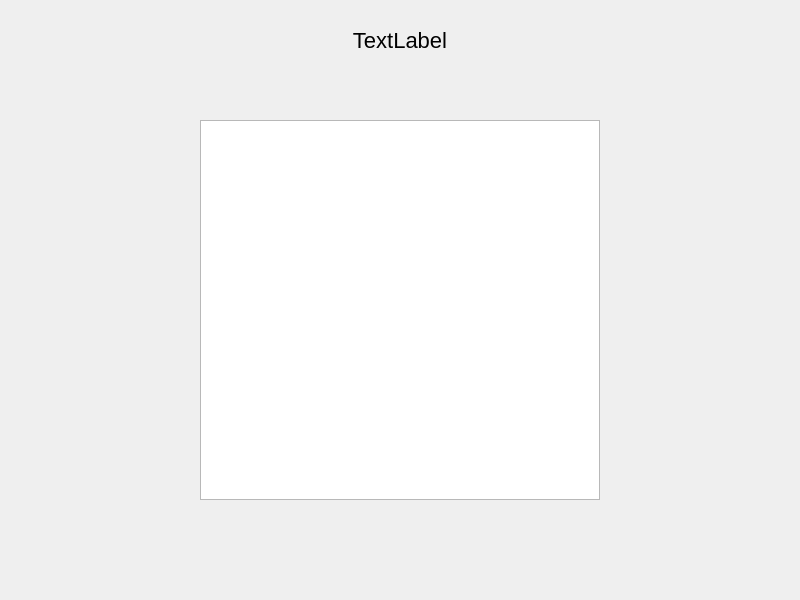
<?xml version="1.0" encoding="UTF-8"?>
<ui version="4.0">
 <class>MainWindow</class>
 <widget class="QMainWindow" name="MainWindow">
  <property name="geometry">
   <rect>
    <x>0</x>
    <y>0</y>
    <width>800</width>
    <height>600</height>
   </rect>
  </property>
  <property name="sizePolicy">
   <sizepolicy hsizetype="Preferred" vsizetype="Preferred">
    <horstretch>0</horstretch>
    <verstretch>0</verstretch>
   </sizepolicy>
  </property>
  <property name="minimumSize">
   <size>
    <width>800</width>
    <height>600</height>
   </size>
  </property>
  <property name="maximumSize">
   <size>
    <width>800</width>
    <height>600</height>
   </size>
  </property>
  <property name="cursor">
   <cursorShape>ArrowCursor</cursorShape>
  </property>
  <property name="windowTitle">
   <string>MainWindow</string>
  </property>
  <property name="styleSheet">
   <string notr="true">/*
 *
 *  Simple Stylesheet inspired on Bootstrap for Qt Designer / Qt Creator 
 *  File: bootstylesheet.css
 *  Author: JuanLoaiza007
 *  Version: 1.1.1
 *
 */

/*  # Español
 *  Instrucciones para aplicar en Qt Designer / Qt Creator
 *  1. Busque la vista de Inspector de objetos &gt;&gt; Objeto &gt;&gt; &quot;MainWindow&quot;.
 *  2. Dale clic derecho a &quot;MainWindow&quot; y seleccione &quot;Cambiar HojaDeEstilos&quot; o algo similar.
 *  3. Pegue el contenido de este archivo ahí.
 *  4. De clic en Aplicar y Aceptar.
 *  5. Para aplicar los estilos seleccione un objeto, en el Editor de Propiedades agregue un Filtro tipo cadena de texto y nombrelo &quot;class&quot;.
 *  6. En el Editor de Propiedades habrá una seccion nueva llamada &quot;Propiedades dinámicas&quot; y una propiedad llamada &quot;class&quot;, en la casilla de la derecha aplique todos los estilos que desee, eg. &quot;btn btn-outline-primary br-4&quot;. 
 */

/*  # English
 *  Instructions to apply in Qt Designer / Qt Creator
 *  1. Keep an eye on the Object Inspector &gt;&gt; Object &gt;&gt; &quot;MainWindow&quot;.
 *  2. Right click on &quot;MainWindow&quot; and select &quot;Change StyleSheet&quot; or something similar.
 *  3. Paste the content of this file there.
 *  4. Click Apply and Accept.
 *  5. To apply the styles, select an object, in the Properties Editor add a Text String Filter and name it &quot;class&quot;.
 *  6. In the Property Editor there will be a new section called &quot;Dynamic Properties&quot; and a property called &quot;class&quot;, in the box on the right apply all the styles you want, eg. &quot;btn btn-outline-primary br-4&quot;. 
 */

QMainWindow {
  font-family: &quot;sans-serif&quot;;
}

/* Border Settings */
/* Border Side Weight */
.nb {
  border: 0px solid;
}
.b-st-1 {
  border-top: 1px solid;
}
.b-sb-1 {
  border-bottom: 1px solid;
}
.b-sl-1 {
  border-left: 1px solid;
}
.b-sr-1 {
  border-right: 1px solid;
}
.b-st-2 {
  border-top: 2px solid;
}
.b-sb-2 {
  border-bottom: 2px solid;
}
.b-sl-2 {
  border-left: 2px solid;
}
.b-sr-2 {
  border-right: 2px solid;
}
.b-st-3 {
  border-top: 3px solid;
}
.b-sb-3 {
  border-bottom: 3px solid;
}
.b-sl-3 {
  border-left: 3px solid;
}
.b-sr-3 {
  border-right: 3px solid;
}
.b-st-4 {
  border-top: 4px solid;
}
.b-sb-4 {
  border-bottom: 4px solid;
}
.b-sl-4 {
  border-left: 4px solid;
}
.b-sr-4 {
  border-right: 4px solid;
}

/* Radius */
.br-1 {
  border-radius: 10px;
}

.br-2 {
  border-radius: 15px;
}

.br-3 {
  border-radius: 20px;
}

.br-4 {
  border-radius: 25px;
}

/* Background colors */
.background-white {
  background-color: white;
}
.background-light {
  background-color: #f8f9fa;
}
.background-black {
  background-color: black;
}
.background-primary {
  background-color: #0d6efd;
}
.background-success {
  background-color: #198754;
}
.background-warning {
  background-color: #ffc720;
}
.background-danger {
  background-color: #dc3545;
}

/* Colors */
.color-white {
  color: white;
}
.color-light {
  color: #f8f9fa;
}
.color-black {
  color: black;
}
.color-primary {
  color: #0d6efd;
}
.color-success {
  color: #198754;
}
.color-warning {
  color: #ffc720;
}
.color-danger {
  color: #dc3545;
}

/* Buttons */
QPushButton {
  font-weight: 500;
  color: white;
  background-color: gray;
  padding: 6px 12px;
  font-size: 18px;
  border-radius: 10px;
  border: 1px solid;
}

.btn {
  font-weight: 500;
  color: white;
  background-color: gray;
  padding: 6px 12px;
  font-size: 18px;
  border-radius: 10px;
  border: 1px solid;
}

.btn-primary {
  color: #fff;
  background-color: #0d6efd;
  border-color: #0d6efd;
}
.btn-primary:hover {
  color: #fff;
  background-color: #0b5ed7;
  border-color: #0a58ca;
}

.btn-secondary {
  color: #fff;
  background-color: #6c757d;
  border-color: #6c757d;
}
.btn-secondary:hover {
  color: #fff;
  background-color: #5c636a;
  border-color: #565e64;
}

.btn-success {
  color: #fff;
  background-color: #198754;
  border-color: #198754;
}
.btn-success:hover {
  color: #fff;
  background-color: #157347;
  border-color: #146c43;
}

.btn-warning {
  color: #000;
  background-color: #ffc107;
  border-color: #ffc107;
}
.btn-warning:hover {
  color: #000;
  background-color: #ffca2c;
  border-color: #ffc720;
}

.btn-danger {
  color: #fff;
  background-color: #dc3545;
  border-color: #dc3545;
}
.btn-danger:hover {
  color: #fff;
  background-color: #bb2d3b;
  border-color: #b02a37;
}

.btn-light {
  color: #000;
  background-color: #f8f9fa;
  border-color: #f8f9fa;
}
.btn-light:hover {
  color: #000;
  background-color: #f9fafb;
  border-color: #f9fafb;
}

.btn-dark {
  color: #fff;
  background-color: #212529;
  border-color: #212529;
}
.btn-dark:hover {
  color: #fff;
  background-color: #1c1f23;
  border-color: #1a1e21;
}

.btn-outline-primary {
  background-color: white;
  color: #0d6efd;
  border-color: #0d6efd;
}
.btn-outline-primary:hover {
  color: #fff;
  background-color: #0d6efd;
  border-color: #0d6efd;
}

.btn-outline-secondary {
  background-color: white;
  color: #6c757d;
  border-color: #6c757d;
}
.btn-outline-secondary:hover {
  color: #fff;
  background-color: #6c757d;
  border-color: #6c757d;
}

.btn-outline-success {
  background-color: white;
  color: #198754;
  border-color: #198754;
}
.btn-outline-success:hover {
  color: #fff;
  background-color: #198754;
  border-color: #198754;
}

.btn-outline-info {
  background-color: white;
  color: #0dcaf0;
  border-color: #0dcaf0;
}
.btn-outline-info:hover {
  color: #000;
  background-color: #0dcaf0;
}

.btn-outline-warning {
  background-color: white;
  color: #ffc107;
  border-color: #ffc107;
}
.btn-outline-warning:hover {
  color: #000;
  background-color: #ffc107;
  border-color: #ffc107;
}

.btn-outline-danger {
  background-color: white;
  color: #dc3545;
  border-color: #dc3545;
}
.btn-outline-danger:hover {
  color: #fff;
  background-color: #dc3545;
  border-color: #dc3545;
}

.btn-outline-light {
  background-color: #41464b;
  color: #f8f9fa;
  border-color: #f8f9fa;
}
.btn-outline-light:hover {
  color: #000;
  background-color: #f8f9fa;
  border-color: #f8f9fa;
}

.btn-outline-dark {
  background-color: white;
  color: #212529;
  border-color: #212529;
}
.btn-outline-dark:hover {
  color: #fff;
  background-color: #212529;
  border-color: #212529;
}

.btn-link {
  background-color: white;
  font-weight: 400;
  color: #0d6efd;
  text-decoration: underline;
}
.btn-link:hover {
  color: #0a58ca;
}

/* Title sizes */
QLabel {
  font-size: 22px;
}

.h1 {
  font-size: 42px;
}

.h2 {
  font-size: 36px;
}

.h3 {
  font-size: 32px;
}

.h4 {
  font-size: 28px;
}

.h5 {
  font-size: 22px;
}

.h6 {
  font-size: 18px;
}

/* Alerts */
.alert {
  border: 1px solid;
}

.alert-primary {
  color: #084298;
  background-color: #cfe2ff;
  border-color: #b6d4fe;
}
.alert-secondary {
  color: #41464b;
  background-color: #e2e3e5;
  border-color: #d3d6d8;
}
.alert-success {
  color: #0f5132;
  background-color: #d1e7dd;
  border-color: #badbcc;
}
.alert-info {
  color: #055160;
  background-color: #cff4fc;
  border-color: #b6effb;
}
.alert-warning {
  color: #664d03;
  background-color: #fff3cd;
  border-color: #ffecb5;
}
.alert-danger {
  color: #842029;
  background-color: #f8d7da;
  border-color: #f5c2c7;
}
.alert-light {
  color: #636464;
  background-color: #fefefe;
  border-color: #fdfdfe;
}
.alert-dark {
  color: #141619;
  background-color: #d3d3d4;
  border-color: #bcbebf;
}</string>
  </property>
  <widget class="QWidget" name="centralwidget">
   <property name="class" stdset="0">
    <string>background-white</string>
   </property>
   <layout class="QVBoxLayout" name="verticalLayout">
    <property name="spacing">
     <number>0</number>
    </property>
    <property name="leftMargin">
     <number>0</number>
    </property>
    <property name="topMargin">
     <number>0</number>
    </property>
    <property name="rightMargin">
     <number>0</number>
    </property>
    <property name="bottomMargin">
     <number>0</number>
    </property>
    <item>
     <widget class="QFrame" name="frame">
      <property name="minimumSize">
       <size>
        <width>800</width>
        <height>80</height>
       </size>
      </property>
      <property name="maximumSize">
       <size>
        <width>16777215</width>
        <height>80</height>
       </size>
      </property>
      <property name="frameShape">
       <enum>QFrame::NoFrame</enum>
      </property>
      <property name="frameShadow">
       <enum>QFrame::Raised</enum>
      </property>
      <layout class="QHBoxLayout" name="horizontalLayout_3">
       <item>
        <widget class="QLabel" name="lbl_titulo">
         <property name="text">
          <string>TextLabel</string>
         </property>
         <property name="alignment">
          <set>Qt::AlignCenter</set>
         </property>
         <property name="class" stdset="0">
          <string>h1 color-primary</string>
         </property>
        </widget>
       </item>
      </layout>
     </widget>
    </item>
    <item>
     <widget class="QFrame" name="frame_2">
      <property name="minimumSize">
       <size>
        <width>800</width>
        <height>340</height>
       </size>
      </property>
      <property name="frameShape">
       <enum>QFrame::NoFrame</enum>
      </property>
      <property name="frameShadow">
       <enum>QFrame::Raised</enum>
      </property>
      <layout class="QHBoxLayout" name="horizontalLayout">
       <property name="spacing">
        <number>0</number>
       </property>
       <property name="leftMargin">
        <number>0</number>
       </property>
       <property name="topMargin">
        <number>0</number>
       </property>
       <property name="rightMargin">
        <number>0</number>
       </property>
       <property name="bottomMargin">
        <number>0</number>
       </property>
       <item>
        <widget class="QFrame" name="frame_4">
         <property name="minimumSize">
          <size>
           <width>100</width>
           <height>400</height>
          </size>
         </property>
         <property name="maximumSize">
          <size>
           <width>150</width>
           <height>16777215</height>
          </size>
         </property>
         <property name="frameShape">
          <enum>QFrame::NoFrame</enum>
         </property>
         <property name="frameShadow">
          <enum>QFrame::Raised</enum>
         </property>
        </widget>
       </item>
       <item>
        <widget class="QFrame" name="frame_5">
         <property name="minimumSize">
          <size>
           <width>500</width>
           <height>400</height>
          </size>
         </property>
         <property name="frameShape">
          <enum>QFrame::NoFrame</enum>
         </property>
         <property name="frameShadow">
          <enum>QFrame::Raised</enum>
         </property>
         <property name="class" stdset="0">
          <string/>
         </property>
         <layout class="QGridLayout" name="gridLayout">
          <property name="leftMargin">
           <number>0</number>
          </property>
          <property name="topMargin">
           <number>0</number>
          </property>
          <property name="rightMargin">
           <number>0</number>
          </property>
          <property name="bottomMargin">
           <number>0</number>
          </property>
          <property name="spacing">
           <number>0</number>
          </property>
          <item row="0" column="0" rowspan="3">
           <widget class="QFrame" name="frame_9">
            <property name="minimumSize">
             <size>
              <width>50</width>
              <height>0</height>
             </size>
            </property>
            <property name="maximumSize">
             <size>
              <width>50</width>
              <height>16777215</height>
             </size>
            </property>
            <property name="frameShape">
             <enum>QFrame::NoFrame</enum>
            </property>
            <property name="frameShadow">
             <enum>QFrame::Raised</enum>
            </property>
            <layout class="QVBoxLayout" name="verticalLayout_3">
             <property name="spacing">
              <number>0</number>
             </property>
             <property name="leftMargin">
              <number>0</number>
             </property>
             <property name="topMargin">
              <number>0</number>
             </property>
             <property name="rightMargin">
              <number>0</number>
             </property>
             <property name="bottomMargin">
              <number>0</number>
             </property>
             <item>
              <widget class="QFrame" name="frame_15">
               <property name="frameShape">
                <enum>QFrame::NoFrame</enum>
               </property>
               <property name="frameShadow">
                <enum>QFrame::Raised</enum>
               </property>
              </widget>
             </item>
            </layout>
           </widget>
          </item>
          <item row="1" column="1">
           <widget class="QFrame" name="frame_11">
            <property name="frameShape">
             <enum>QFrame::NoFrame</enum>
            </property>
            <property name="frameShadow">
             <enum>QFrame::Raised</enum>
            </property>
            <layout class="QHBoxLayout" name="horizontalLayout_2">
             <property name="spacing">
              <number>0</number>
             </property>
             <property name="leftMargin">
              <number>0</number>
             </property>
             <property name="topMargin">
              <number>0</number>
             </property>
             <property name="rightMargin">
              <number>0</number>
             </property>
             <property name="bottomMargin">
              <number>0</number>
             </property>
             <item>
              <widget class="QTableWidget" name="table_mapa">
               <property name="sizePolicy">
                <sizepolicy hsizetype="Fixed" vsizetype="Fixed">
                 <horstretch>0</horstretch>
                 <verstretch>0</verstretch>
                </sizepolicy>
               </property>
               <property name="minimumSize">
                <size>
                 <width>0</width>
                 <height>0</height>
                </size>
               </property>
               <property name="maximumSize">
                <size>
                 <width>850</width>
                 <height>790</height>
                </size>
               </property>
               <property name="sizeIncrement">
                <size>
                 <width>0</width>
                 <height>0</height>
                </size>
               </property>
               <property name="font">
                <font>
                 <pointsize>1</pointsize>
                </font>
               </property>
               <property name="cursor" stdset="0">
                <cursorShape>ArrowCursor</cursorShape>
               </property>
               <property name="focusPolicy">
                <enum>Qt::NoFocus</enum>
               </property>
               <property name="frameShape">
                <enum>QFrame::StyledPanel</enum>
               </property>
               <property name="frameShadow">
                <enum>QFrame::Plain</enum>
               </property>
               <property name="verticalScrollBarPolicy">
                <enum>Qt::ScrollBarAlwaysOff</enum>
               </property>
               <property name="horizontalScrollBarPolicy">
                <enum>Qt::ScrollBarAlwaysOff</enum>
               </property>
               <property name="sizeAdjustPolicy">
                <enum>QAbstractScrollArea::AdjustToContentsOnFirstShow</enum>
               </property>
               <property name="autoScroll">
                <bool>false</bool>
               </property>
               <property name="editTriggers">
                <set>QAbstractItemView::NoEditTriggers</set>
               </property>
               <property name="tabKeyNavigation">
                <bool>false</bool>
               </property>
               <property name="showDropIndicator" stdset="0">
                <bool>false</bool>
               </property>
               <property name="dragDropOverwriteMode">
                <bool>false</bool>
               </property>
               <property name="selectionMode">
                <enum>QAbstractItemView::NoSelection</enum>
               </property>
               <property name="selectionBehavior">
                <enum>QAbstractItemView::SelectItems</enum>
               </property>
               <property name="textElideMode">
                <enum>Qt::ElideNone</enum>
               </property>
               <property name="showGrid">
                <bool>true</bool>
               </property>
               <property name="wordWrap">
                <bool>true</bool>
               </property>
               <property name="cornerButtonEnabled">
                <bool>false</bool>
               </property>
               <property name="rowCount">
                <number>0</number>
               </property>
               <attribute name="horizontalHeaderVisible">
                <bool>true</bool>
               </attribute>
               <attribute name="horizontalHeaderShowSortIndicator" stdset="0">
                <bool>false</bool>
               </attribute>
              </widget>
             </item>
            </layout>
           </widget>
          </item>
          <item row="0" column="2" rowspan="3">
           <widget class="QFrame" name="frame_10">
            <property name="minimumSize">
             <size>
              <width>50</width>
              <height>0</height>
             </size>
            </property>
            <property name="maximumSize">
             <size>
              <width>50</width>
              <height>16777215</height>
             </size>
            </property>
            <property name="frameShape">
             <enum>QFrame::NoFrame</enum>
            </property>
            <property name="frameShadow">
             <enum>QFrame::Raised</enum>
            </property>
           </widget>
          </item>
          <item row="2" column="1">
           <widget class="QFrame" name="frame_13">
            <property name="minimumSize">
             <size>
              <width>0</width>
              <height>20</height>
             </size>
            </property>
            <property name="maximumSize">
             <size>
              <width>16777215</width>
              <height>40</height>
             </size>
            </property>
            <property name="frameShape">
             <enum>QFrame::NoFrame</enum>
            </property>
            <property name="frameShadow">
             <enum>QFrame::Raised</enum>
            </property>
           </widget>
          </item>
          <item row="0" column="1">
           <widget class="QFrame" name="frame_12">
            <property name="minimumSize">
             <size>
              <width>0</width>
              <height>20</height>
             </size>
            </property>
            <property name="maximumSize">
             <size>
              <width>16777215</width>
              <height>40</height>
             </size>
            </property>
            <property name="frameShape">
             <enum>QFrame::NoFrame</enum>
            </property>
            <property name="frameShadow">
             <enum>QFrame::Raised</enum>
            </property>
           </widget>
          </item>
         </layout>
        </widget>
       </item>
       <item>
        <widget class="QFrame" name="frame_6">
         <property name="minimumSize">
          <size>
           <width>100</width>
           <height>400</height>
          </size>
         </property>
         <property name="maximumSize">
          <size>
           <width>150</width>
           <height>16777215</height>
          </size>
         </property>
         <property name="frameShape">
          <enum>QFrame::NoFrame</enum>
         </property>
         <property name="frameShadow">
          <enum>QFrame::Raised</enum>
         </property>
        </widget>
       </item>
      </layout>
     </widget>
    </item>
    <item>
     <widget class="QFrame" name="frame_3">
      <property name="minimumSize">
       <size>
        <width>800</width>
        <height>60</height>
       </size>
      </property>
      <property name="maximumSize">
       <size>
        <width>16777215</width>
        <height>60</height>
       </size>
      </property>
      <property name="frameShape">
       <enum>QFrame::NoFrame</enum>
      </property>
      <property name="frameShadow">
       <enum>QFrame::Raised</enum>
      </property>
      <layout class="QVBoxLayout" name="verticalLayout_2">
       <property name="spacing">
        <number>0</number>
       </property>
       <property name="leftMargin">
        <number>0</number>
       </property>
       <property name="topMargin">
        <number>0</number>
       </property>
       <property name="rightMargin">
        <number>0</number>
       </property>
       <property name="bottomMargin">
        <number>0</number>
       </property>
       <item>
        <widget class="QFrame" name="frame_7">
         <property name="minimumSize">
          <size>
           <width>0</width>
           <height>20</height>
          </size>
         </property>
         <property name="maximumSize">
          <size>
           <width>16777215</width>
           <height>40</height>
          </size>
         </property>
         <property name="frameShape">
          <enum>QFrame::NoFrame</enum>
         </property>
         <property name="frameShadow">
          <enum>QFrame::Raised</enum>
         </property>
        </widget>
       </item>
       <item>
        <widget class="QFrame" name="frame_8">
         <property name="minimumSize">
          <size>
           <width>0</width>
           <height>40</height>
          </size>
         </property>
         <property name="frameShape">
          <enum>QFrame::NoFrame</enum>
         </property>
         <property name="frameShadow">
          <enum>QFrame::Raised</enum>
         </property>
         <property name="class" stdset="0">
          <string>background-primary</string>
         </property>
        </widget>
       </item>
      </layout>
     </widget>
    </item>
   </layout>
  </widget>
 </widget>
 <resources/>
 <connections/>
</ui>
